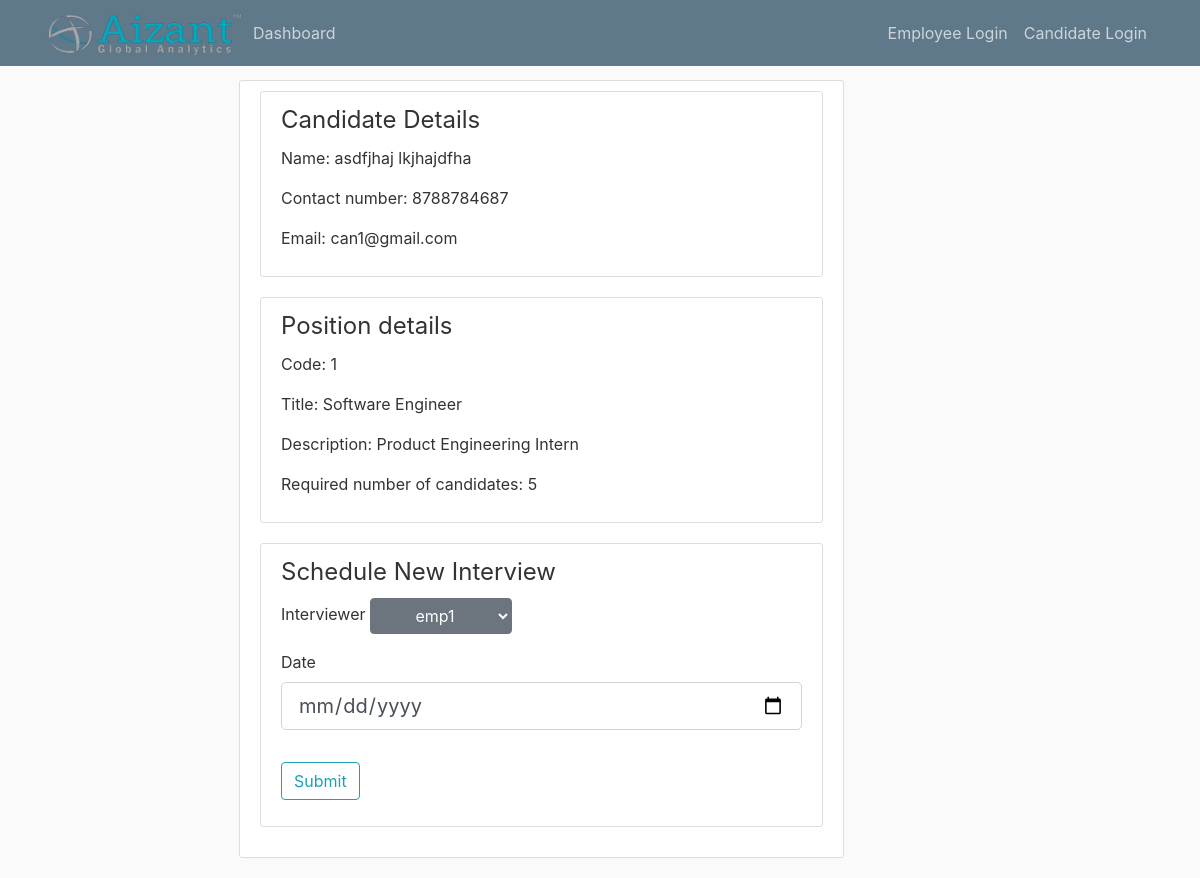
Screenshot of /application/1/interview/new with the database file from the repository.
### app/models.py (models this page shows, shortened)
class Candidate(db.Model):
    id = db.Column(db.Integer, primary_key=True)
    first_name = db.Column(db.String(30))
    last_name = db.Column(db.String(30))
    contact_number = db.Column(db.String(10))
    email = db.Column(db.String(200), unique=True)
    password = db.Column(db.String(260))
    pan_card = db.Column(db.String(10))
    current_location = db.Column(db.String(200))
    candidate_compensation = db.relationship('CandidateCompensation', backref='candidate', uselist=False)  # one to
    candidate_professions = db.relationship('CandidateProfession', backref='candidate')  # one to many with candidate
    candidate_educations = db.relationship('CandidateEducation', backref='candidate')  # one to many w education
    applications = db.relationship('Application', backref='candidate')

class Position(db.Model):
    id = db.Column(db.Integer, primary_key=True)
    title = db.Column(db.String)
    description = db.Column(db.String(500))
    required_number = db.Column(db.Integer)
    number_applied = db.Column(db.Integer)
    applications = db.relationship('Application', backref='application')

### app/routes.py (the view, shortened to what this page needs)
@app.route('/application/<int:application_id>/interview/new', methods=['GET', 'POST'])
def create_new_interview(application_id):
    current_application = Application.query.filter_by(id=application_id).first()
    form = InterviewForm()
    candidate = Candidate.query.filter_by(id=current_application.candidate_id).first()
    interviewers = Employee.query.filter_by(role='Interviewer').all()
    job = Position.query.filter_by(id=current_application.position_id).first()
    return render_template('new_interview.html', title='Schedule Interview', form=form, interviewers=interviewers,
                           candidate=candidate, job=job)

### app/forms.py
class InterviewForm(FlaskForm):
    date = DateField('Date', validators=[DataRequired()], default=datetime.date.today(), format='%d-%m-%Y')
    submit = SubmitField('Submit')

### app/templates/new_interview.html (shortened to what this page needs)
{% extends 'layout.html' %}
{% block content %}
    <div class="content-section">
        <div class="content-section">
            <legend class="border-bottom-b-mb-4">
                Candidate Details
            </legend>
            <p> Name: {{ candidate.first_name + " " + candidate.last_name }}</p>
            <p> Contact number: {{ candidate.contact_number }}</p>
            <p> Email: {{ candidate.email }}</p>
        </div>
        <div class="content-section">
            <legend class="border-bottom-b-mb-4">
                Position details
            </legend>
            <p>Code: {{ job.id }}</p>
            <p>Title: {{ job.title }}</p>
            <p>Description: {{ job.description }}</p>
            <p>Required number of candidates: {{ job.required_number }}</p>
        </div>
        <div class="content-section">
            <form method="post" action="">
                <fieldset class="form-group">
                    <legend class="border-bottom-b-mb-4">
                        Schedule New Interview
                    </legend>
                    <div class="form-group">
                        <label for="interviewer">Interviewer</label>
                        <select name="interviewer" class="btn btn-secondary dropdown-toggle ">
                            {% for interviewer in interviewers %}
                                <option class="dropdown-item" value={{interviewer.interviewer.id}}>{{interviewer.first_name}}</option>
                            {% endfor %}
                        </select>
                    </div>
                    <div class="form-group">
                        {{ form.date.label(class="form-control-label") }}
                        {% if form.date.errors %}
                            {{ form.date(class="form-control form-control-lg is-invalid") }}
                            <div class="invalid-feedback">
                                {% for error in form.date.errors %}
                                    <span>{{ error }}</span>
                                {% endfor %}
                            </div>
                        {% else %}
                            {{ form.date(class="form-control form-control-lg") }}
                        {% endif %}
                    </div>
                </fieldset>
                <div class="form-group">
                    {{ form.submit(class="btn btn-outline-info") }}
                </div>
            </form>
        </div>
    </div>
{% endblock %}

### app/static/main.css (style rules this page uses)
body { background: #fafafa; color: #333333; margin-top: 5rem; }
.content-section { background: #ffffff; padding: 10px 20px; border: 1px solid #dddddd; border-radius: 3px; margin-bottom: 20px; }

### rows the page displays
Candidate: first_name+last_name "asdfjhaj lkjhajdfha", contact_number "8788784687", email "can1@gmail.com"
Position: id "1", title "Software Engineer", description "Product Engineering Intern", required_number "5"

### other values shown
form field interviewer "emp1"
